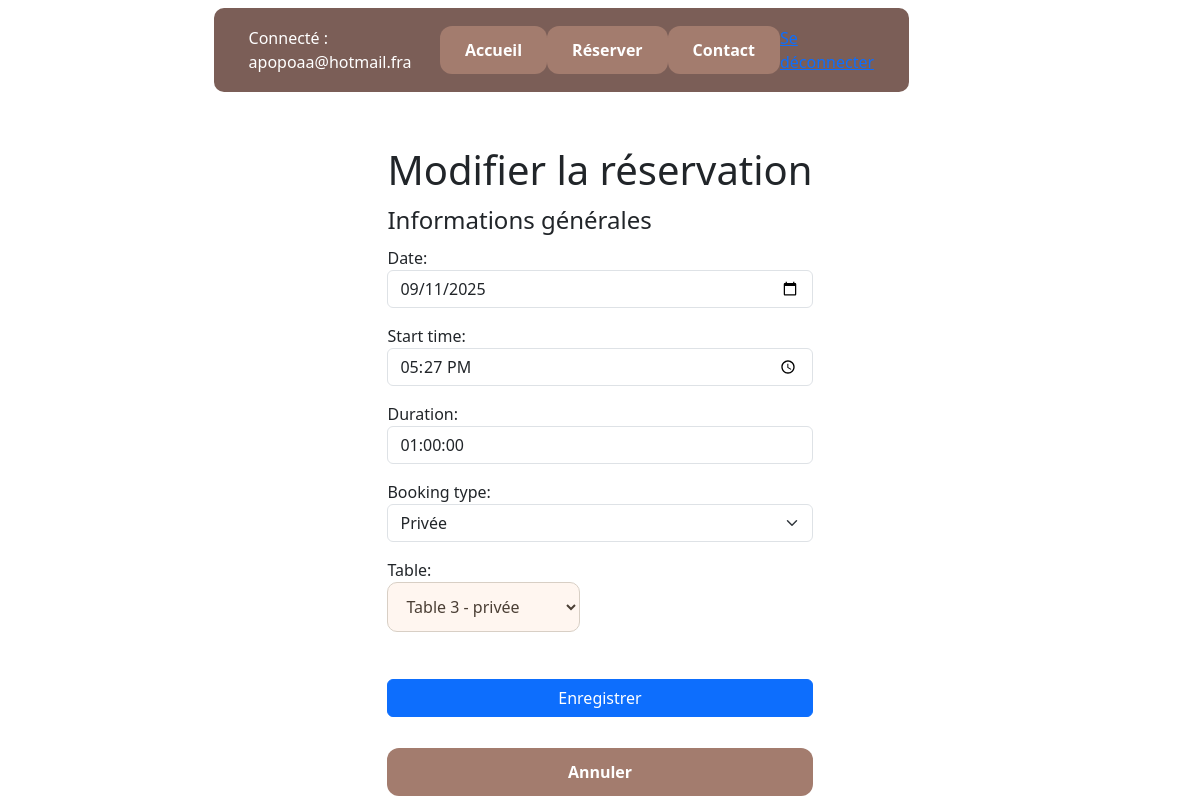
The app's page /users/my-bookings/1/edit/ (signed in) with its own data.
### users_app/models.py (models this page shows, shortened)
class User(AbstractUser):
    username = models.EmailField(unique=True)
    pseudo = models.CharField(max_length=50, unique=True)
    phone = models.CharField(max_length=20, blank=True, null=True)
    favorite_games = models.ManyToManyField("tables_app.Game", blank=True, related_name='fans')

### tables_app/models.py (models this page shows, shortened)
class Booking(models.Model):
    date = models.DateField(default=timezone.now)
    start_time = models.TimeField()
    duration = models.DurationField(help_text="Durée (HH:MM:SS)")
    booking_type = models.CharField(max_length=10, choices=BookingType.choices)
    table = models.ForeignKey("Table", on_delete=models.CASCADE)
    main_customer = models.ForeignKey(settings.AUTH_USER_MODEL, on_delete=models.CASCADE, related_name='bookings')
    code = models.CharField(max_length=10, blank=True, null=True)  # ajout du code

### users_app/views.py (the view)
# urls.py: path("my-bookings/<int:booking_id>/edit/", views.edit_booking_view, name="edit_booking"),
@login_required
def edit_booking_view(request, booking_id):
    booking = get_object_or_404(Booking, id=booking_id, main_customer=request.user)
    if request.method == "POST":
        form = EditBookingForm(request.POST, instance=booking)
        if form.is_valid():
            form.save()
            messages.success(request, "Réservation mise à jour avec succès !")
            return redirect("users_app:my_bookings")
    else:
        form = EditBookingForm(instance=booking)
    return render(request, "users_app/edit_booking.html", {"form": form, "booking": booking})

### users_app/forms.py
class EditBookingForm(forms.ModelForm):
    class Meta:
        model = Booking
        fields = ["date", "start_time", "duration", "booking_type", 'table']
        widgets = {
            "date": forms.DateInput(attrs={"type": "date", "class": "form-control"}),
            "start_time": forms.TimeInput(attrs={"type": "time", "class": "form-control"}),
            "duration": forms.TextInput(attrs={"placeholder": "01:00:00", "class": "form-control"}),
            "booking_type": forms.Select(attrs={"class": "form-select"}),
        }

### tables_app/models.py (called while the page is built)
    def __str__(self):
        return f"Table {self.number_table} - {self.state_table}"

### users_app/templates/users_app/edit_booking.html (shortened to what this page needs)
{% extends "base.html" %}
{% load static %}
{% block content %}
<h1>Modifier la réservation</h1>
<form method="post">
    <fieldset>
        <legend>Informations générales</legend>
        <p>
            {{ form.date.label_tag }}<br>
            {{ form.date }}
        </p>
        <p>
            {{ form.start_time.label_tag }}<br>
            {{ form.start_time }}
        </p>
        <p>
            {{ form.duration.label_tag }}<br>
            {{ form.duration }}
        </p>
        <p>
            {{ form.booking_type.label_tag }}<br>
            {{ form.booking_type }}
        </p>
        {% if form.table %}
        <p>
            {{ form.table.label_tag }}<br>
            {{ form.table }}
        </p>
        {% endif %}
    </fieldset>
    <button type="submit" class="btn btn-primary mt-3">Enregistrer</button>
    <a href="{% url 'users_app:my_bookings' %}" class="btn btn-secondary mt-3">Annuler</a>
</form>
{% endblock %}

### tables_app/templates/base.html (shortened to what this page needs)
<!DOCTYPE html>
<html>
<head>
    {% load static %}
    <link rel="stylesheet" href="{% static 'css/style.css' %}">
    <link href="https://cdn.jsdelivr.net/npm/bootstrap@5.3.2/dist/css/bootstrap.min.css" rel="stylesheet">
</head>
<body>
    <header class="mb-4">
        <nav>
            {% if user.is_authenticated %}
                <span>Connecté : {{ user.username }}</span>
                <a href="{% url 'tables_app:home' %}" class="btn">Accueil</a>
                <a href="{% url 'tables_app:calendar' %}" class="btn">Réserver</a>
                <a href="{% url 'contact_app:contact' %}" class="btn">Contact</a>
                <a href="{% url 'users_app:logout' %}">Se déconnecter</a>
            {% else %}
                <a href="{% url 'users_app:login' %}">Connexion</a> |
                <a href="{% url 'users_app:register' %}">Inscription</a>
            {% endif %}
        </nav>
    </header>
    <main>
        {% block content %}{% endblock %}
    </main>
</body>
</html>

### tables_app/static/css/style.css (style rules this page uses)
body { font-family: 'Poppins', Arial, sans-serif; background-color: #f8f4f0; color: #4b3f35; margin: 0; min-height: 100vh; display: flex; flex-direction: column; align-items: center; line-height: 1.6; }
h1, h2, h3 { color: #5a4337; margin-bottom: 20px; }
h1 { font-size: 2.5rem; }
nav { background: #7b5e57; color: white; padding: 18px 35px; display: flex; justify-content: space-between; align-items: center; border-radius: 10px; margin-bottom: 30px; width: 90%; max-width: 1100px; }
button, .btn, a.btn { display: inline-block; padding: 12px 25px; border: none; border-radius: 12px; background: #a37c6e; color: white; font-weight: bold; cursor: pointer; transition: 0.3s; text-decoration: none; }
form { display: flex; flex-direction: column; gap: 15px; }
input, textarea, select { padding: 12px 14px; border: 1px solid #d8cfc5; border-radius: 10px; font-size: 16px; background-color: #fff6f0; color: #4b3f35; transition: border 0.2s, box-shadow 0.2s; }

### records on screen
User: username "apopoaa@hotmail.fra"
Booking: date "09/11/2025", start_time "17:27:00", duration "01:00:00", booking_type "Privée", table "Table 3 - privée"
